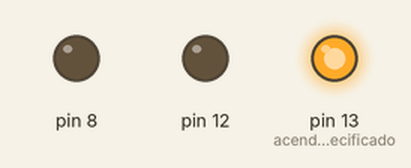
Simulated run of this sketch. Board: Arduino Uno, built with avr-gcc and run on an emulated ATmega328P. On the bench: output pins drawn as LEDs (lit = HIGH).

Above: at 0.5 s.
At 2.5 s:
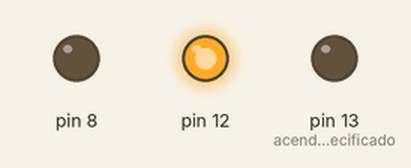
At 4.5 s:
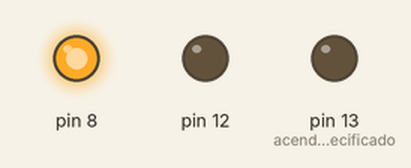
At 5.5 s:
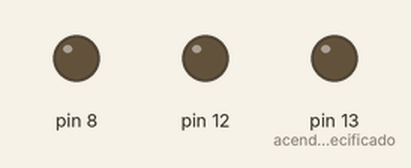
Timing chart, 0 to 7.8 s (numbered marks = the images above):
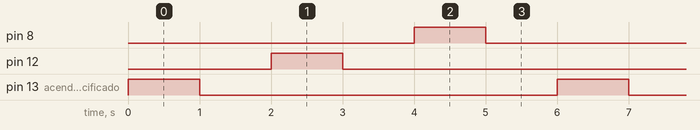

Measured:
- by itself, pin 8, pin 12, pin 13 (acende_o_led_especificado): alternates HIGH for 1.0 s and LOW for 5.0 s
- by itself, everything shown: repeats every 6.0 s, in 6 steps

The sketch:

sketch_nov.ino
```cpp
void setup() {
  pinMode(13, OUTPUT);//acende o led especificado pelo numero
  pinMode(12, OUTPUT);
  pinMode(8, OUTPUT);
}

void loop() {
  digitalWrite(13, HIGH);//faz que o led acenda
  delay(1000);//especifica o tempo em que oled ficara ligado
  digitalWrite(13, LOW);//faz que o led apague
  delay(1000);//especifica o tempo em que oled ficara apagado
  digitalWrite(12, HIGH);
  delay(1000);
  digitalWrite(12, LOW);
  delay(1000);
  digitalWrite(8, HIGH);
  delay(1000);
  digitalWrite(8, LOW);
  delay(1000);
}
```
